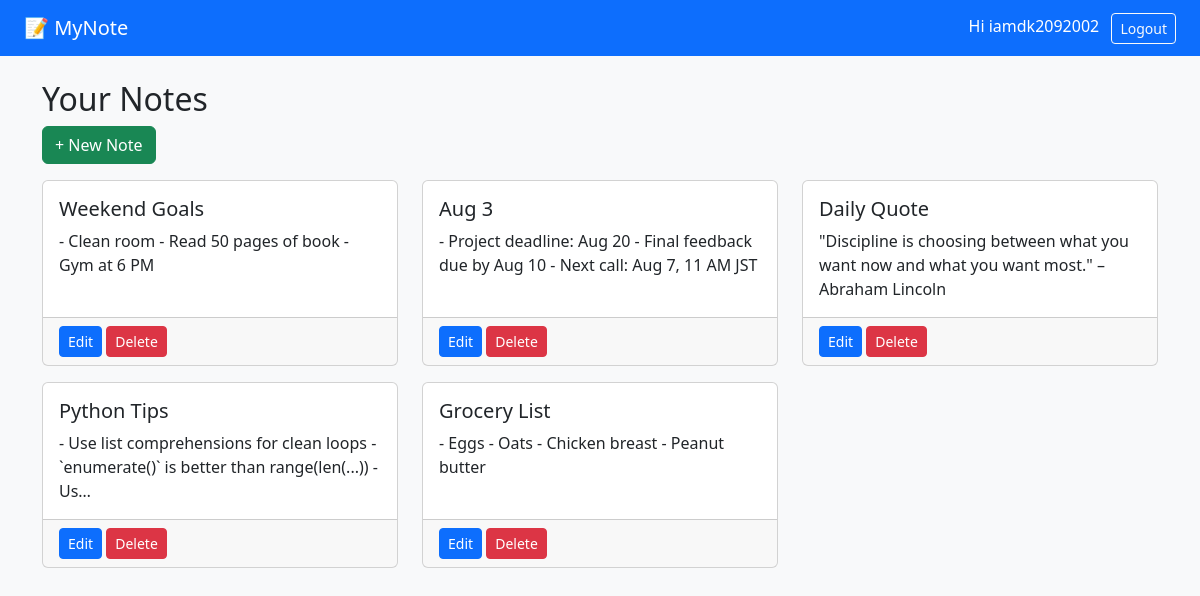
The app's page / (signed in) with its own data.
### note/models.py (models this page shows, shortened)
class Note(models.Model):
    user = models.ForeignKey(User, on_delete=models.CASCADE)
    title = models.CharField(max_length=100)
    content = models.TextField()
    created = models.DateTimeField(auto_now_add=True)

### note/views.py (the view)
# urls.py: path('',views.note_list.as_view(), name='note-list'),
class note_list(LoginRequiredMixin, ListView):
    model = Note
    template_name = 'note_list.html'
    context_object_name = 'notes'
    def get_queryset(self):
        return Note.objects.filter(user=self.request.user).order_by('-created')

### note/templates/note_list.html
{% extends 'base.html' %}
{% block content %}
<h2>Your Notes</h2>
<a class="btn btn-success mb-3" href="{% url 'note:note-create' %}">+ New Note</a>
<div class="row">
  {% for note in notes %}
  <div class="col-md-4 mb-3">
    <div class="card h-100">
      <div class="card-body">
        <h5 class="card-title">{{ note.title }}</h5>
        <p class="card-text">{{ note.content|truncatechars:100 }}</p>
      </div>
      <div class="card-footer">
        <a href="{% url 'note:note-edit' note.pk %}" class="btn btn-sm btn-primary">Edit</a>
        <a href="{% url 'note:note-delete' note.pk %}" class="btn btn-sm btn-danger">Delete</a>
      </div>
    </div>
  </div>
  {% empty %}
  <p>No notes yet. Create one!</p>
  {% endfor %}
</div>
{% endblock %}

### note/templates/base.html (shortened to what this page needs)
<!DOCTYPE html>
<html lang="en">
<head>
  <link href="https://cdn.jsdelivr.net/npm/bootstrap@5.3.0/dist/css/bootstrap.min.css" rel="stylesheet">
</head>
<body>
  <nav class="navbar navbar-expand-lg navbar-dark bg-primary px-4">
    <a class="navbar-brand" href="/">📝 MyNote</a>
    <div class="ms-auto">
      {% if user.is_authenticated %}
      <span class="text-white me-2">Hi {{ user.username }}</span>
      <form method="post" action="{% url 'logout' %}" style="display: inline;">
        <button type="submit" class="btn btn-outline-light btn-sm">Logout</button>
      </form>
      {% else %}
      <a href="{% url 'login' %}" class="btn btn-outline-light btn-sm me-2">Login</a>
      <a href="{% url 'note:register' %}" class="btn btn-light btn-sm">Register</a>
      {% endif %}
    </div>
  </nav>
  <div class="container py-4">
    {% block content %}{% endblock %}
  </div>
</body>
</html>

### note/templates/base.html (style rules this page uses)
body { background-color: #f8f9fa; }

### records on screen
Note: title "Weekend Goals", content "- Clean room - Read 50 pages of book - Gym at 6 PM"
Note: title "Aug 3", content "- Project deadline: Aug 20 - Final feedback due by Aug 10 - Next call: Aug 7, 11 AM JST"
Note: title "Daily Quote", content "\"Discipline is choosing between what you want now and what you want most.\" – Abraham Lincoln"
Note: title "Python Tips", content "- Use list comprehensions for clean loops - `enumerate()` is better than range(len(...)) - Us…"
Note: title "Grocery List", content "- Eggs - Oats - Chicken breast - Peanut butter"

### other values on screen
{{ user.username }} "iamdk2092002"
